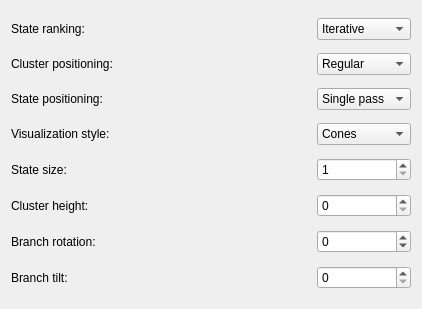
<?xml version="1.0" encoding="UTF-8"?>
<ui version="4.0">
 <class>SettingsDock</class>
 <widget class="QWidget" name="SettingsDock">
  <property name="geometry">
   <rect>
    <x>0</x>
    <y>0</y>
    <width>422</width>
    <height>309</height>
   </rect>
  </property>
  <property name="windowTitle">
   <string>Form</string>
  </property>
  <layout class="QGridLayout" name="gridLayout">
   <item row="5" column="2">
    <widget class="QSpinBox" name="clusterHeight">
     <property name="maximum">
      <number>10000</number>
     </property>
    </widget>
   </item>
   <item row="6" column="2">
    <widget class="QSpinBox" name="branchRotation">
     <property name="wrapping">
      <bool>true</bool>
     </property>
     <property name="maximum">
      <number>359</number>
     </property>
    </widget>
   </item>
   <item row="2" column="0">
    <widget class="QLabel" name="label_19">
     <property name="text">
      <string>State positioning:</string>
     </property>
     <property name="buddy">
      <cstring>statePositioning</cstring>
     </property>
    </widget>
   </item>
   <item row="5" column="0">
    <widget class="QLabel" name="label_2">
     <property name="text">
      <string>Cluster height:</string>
     </property>
     <property name="buddy">
      <cstring>clusterHeight</cstring>
     </property>
    </widget>
   </item>
   <item row="1" column="1">
    <spacer name="horizontalSpacer_18">
     <property name="orientation">
      <enum>Qt::Horizontal</enum>
     </property>
     <property name="sizeHint" stdset="0">
      <size>
       <width>165</width>
       <height>20</height>
      </size>
     </property>
    </spacer>
   </item>
   <item row="1" column="0">
    <widget class="QLabel" name="label_18">
     <property name="text">
      <string>Cluster positioning:</string>
     </property>
     <property name="buddy">
      <cstring>clusterPositioning</cstring>
     </property>
    </widget>
   </item>
   <item row="1" column="2">
    <widget class="QComboBox" name="clusterPositioning">
     <item>
      <property name="text">
       <string>Regular</string>
      </property>
     </item>
     <item>
      <property name="text">
       <string>FSMview</string>
      </property>
     </item>
    </widget>
   </item>
   <item row="0" column="1">
    <spacer name="horizontalSpacer_17">
     <property name="orientation">
      <enum>Qt::Horizontal</enum>
     </property>
     <property name="sizeHint" stdset="0">
      <size>
       <width>165</width>
       <height>20</height>
      </size>
     </property>
    </spacer>
   </item>
   <item row="2" column="2">
    <widget class="QComboBox" name="statePositioning">
     <item>
      <property name="text">
       <string>Single pass</string>
      </property>
     </item>
     <item>
      <property name="text">
       <string>Multi-pass</string>
      </property>
     </item>
    </widget>
   </item>
   <item row="6" column="0">
    <widget class="QLabel" name="label_3">
     <property name="text">
      <string>Branch rotation:</string>
     </property>
     <property name="buddy">
      <cstring>branchRotation</cstring>
     </property>
    </widget>
   </item>
   <item row="4" column="0">
    <widget class="QLabel" name="label">
     <property name="text">
      <string>State size:</string>
     </property>
     <property name="buddy">
      <cstring>stateSize</cstring>
     </property>
    </widget>
   </item>
   <item row="7" column="1">
    <spacer name="horizontalSpacer_8">
     <property name="orientation">
      <enum>Qt::Horizontal</enum>
     </property>
     <property name="sizeHint" stdset="0">
      <size>
       <width>165</width>
       <height>20</height>
      </size>
     </property>
    </spacer>
   </item>
   <item row="3" column="1">
    <spacer name="horizontalSpacer_20">
     <property name="orientation">
      <enum>Qt::Horizontal</enum>
     </property>
     <property name="sizeHint" stdset="0">
      <size>
       <width>165</width>
       <height>20</height>
      </size>
     </property>
    </spacer>
   </item>
   <item row="0" column="2">
    <widget class="QComboBox" name="stateRanking">
     <item>
      <property name="text">
       <string>Iterative</string>
      </property>
     </item>
     <item>
      <property name="text">
       <string>Cyclic</string>
      </property>
     </item>
    </widget>
   </item>
   <item row="3" column="0">
    <widget class="QLabel" name="label_20">
     <property name="text">
      <string>Visualization style:</string>
     </property>
     <property name="buddy">
      <cstring>visualizationStyle</cstring>
     </property>
    </widget>
   </item>
   <item row="3" column="2">
    <widget class="QComboBox" name="visualizationStyle">
     <item>
      <property name="text">
       <string>Cones</string>
      </property>
     </item>
     <item>
      <property name="text">
       <string>Tubes</string>
      </property>
     </item>
    </widget>
   </item>
   <item row="4" column="2">
    <widget class="QSpinBox" name="stateSize">
     <property name="minimum">
      <number>1</number>
     </property>
     <property name="maximum">
      <number>1000</number>
     </property>
    </widget>
   </item>
   <item row="4" column="1">
    <spacer name="horizontalSpacer_5">
     <property name="orientation">
      <enum>Qt::Horizontal</enum>
     </property>
     <property name="sizeHint" stdset="0">
      <size>
       <width>165</width>
       <height>20</height>
      </size>
     </property>
    </spacer>
   </item>
   <item row="7" column="0">
    <widget class="QLabel" name="label_4">
     <property name="text">
      <string>Branch tilt:</string>
     </property>
     <property name="buddy">
      <cstring>branchTilt</cstring>
     </property>
    </widget>
   </item>
   <item row="2" column="1">
    <spacer name="horizontalSpacer_19">
     <property name="orientation">
      <enum>Qt::Horizontal</enum>
     </property>
     <property name="sizeHint" stdset="0">
      <size>
       <width>165</width>
       <height>20</height>
      </size>
     </property>
    </spacer>
   </item>
   <item row="6" column="1">
    <spacer name="horizontalSpacer_7">
     <property name="orientation">
      <enum>Qt::Horizontal</enum>
     </property>
     <property name="sizeHint" stdset="0">
      <size>
       <width>165</width>
       <height>20</height>
      </size>
     </property>
    </spacer>
   </item>
   <item row="0" column="0">
    <widget class="QLabel" name="label_17">
     <property name="text">
      <string>State ranking:</string>
     </property>
     <property name="buddy">
      <cstring>stateRanking</cstring>
     </property>
    </widget>
   </item>
   <item row="7" column="2">
    <widget class="QSpinBox" name="branchTilt">
     <property name="maximum">
      <number>90</number>
     </property>
    </widget>
   </item>
   <item row="5" column="1">
    <spacer name="horizontalSpacer_6">
     <property name="orientation">
      <enum>Qt::Horizontal</enum>
     </property>
     <property name="sizeHint" stdset="0">
      <size>
       <width>165</width>
       <height>20</height>
      </size>
     </property>
    </spacer>
   </item>
  </layout>
 </widget>
 <resources/>
 <connections/>
</ui>
